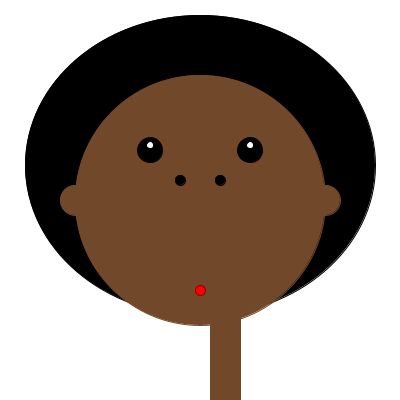
Frame 1 (no input)
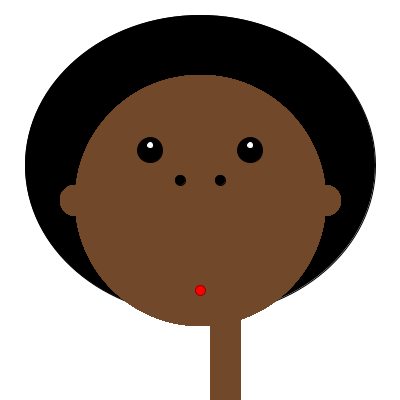
Frame 60 (the mouse pressed at the canvas centre just before this capture)
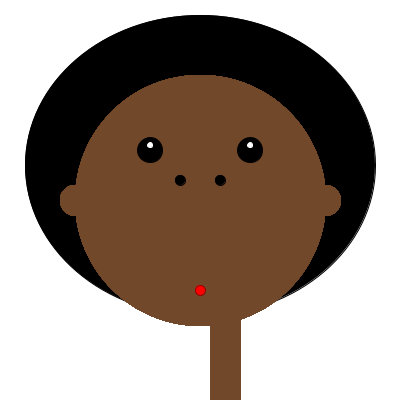
Frame 120 (the mouse held since frame 60 and released just before this capture)

The Processing sketch that drew these frames (run headless with seeded random() and noise(); from frame 60 on, the mouse is pressed at the canvas centre):

// Processing sketch: processing_74310
// ── processing_74310.pde

void setup() {
  size (400, 400);
  background(255);
  stroke (0);
  fill (0);
  ellipse (200, 165, 350, 300);
}

void draw() {

  stroke (113, 72, 42);
  fill (113, 72, 42);
  ellipse (200, 200, 250, 250);
  ellipse (75, 200, 30, 30);
  ellipse (325, 200, 30, 30);
  rect (210, 300, 30, 100);

  stroke (150, 0, 0);
  fill (255, 0, 0);
  ellipse (200, 290, 10, 10);

  stroke (0);
  fill (0);
  ellipse (180, 180, 10, 10);
  ellipse (220, 180, 10, 10);
  ellipse (150, 150, 25, 25);
  ellipse (250, 150, 25, 25);

  stroke (255);
  fill (255);  
  ellipse (150, 145, 5, 5);
  ellipse (250, 145, 5, 5);
}
